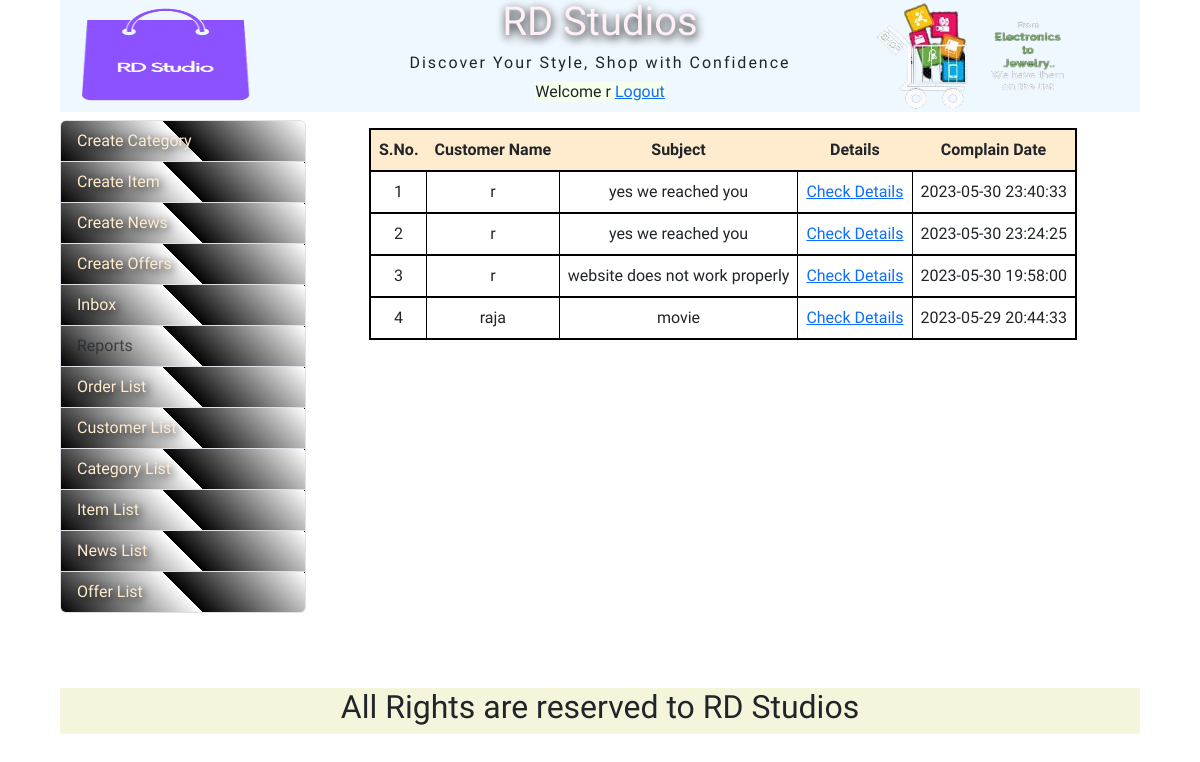
The page /adminInbox.php (signed in) on the database its author committed.
### tables this page shows
CREATE TABLE IF NOT EXISTS `complain_info` (
  `complain_id` int(11) NOT NULL AUTO_INCREMENT,
  `user_name` varchar(55) NOT NULL,
  `complain_subject` varchar(100) NOT NULL,
  `complain_descriptin` text NOT NULL,
  `complain_date` datetime NOT NULL,
  `receiver_name` varchar(55) NOT NULL DEFAULT 'admin',
  PRIMARY KEY (`complain_id`)
);

### adminInbox.php (the view)
<?php
require_once("header.php");
?>
<div id="container" >
<div id="adminArea" class="row">
<div id="leftAdminArea">
    <?php
     require_once("adminMenu.php");
    ?>
</div>
<div id="rightAdminArea">
<?php
    require_once("dbconnect.php");
    $sql = "SELECT * FROM `complain_info` ORDER BY `complain_date` DESC";
    $rsNews = mysqli_query($con, $sql) or die("Query Error -1");
    ?>
    <table id="displayCartInfoTable">
        <tr>
            <th>S.No.</th>
            <th>Customer Name</th>
            <th>Subject</th>
            <th>Details</th>
            <th>Complain Date</th>
        </tr>
        <?php
        $cnt = 0;
        while ($row = mysqli_fetch_array($rsNews)) {
            $id=$row['complain_id'];
            $cnt++;
            echo("<tr>");
            echo("<td>$cnt</td>");
            echo("<td>{$row['user_name']}</td>");
            echo("<td>{$row['complain_subject']}</td>");
            echo("<td><a href='displayComplainDetails.php?complain_id=$id'>Check Details</a></td>");
            echo("<td>{$row['complain_date']}</td>");
            echo("</tr>");
        }
        ?>
    </table>
</div>
</div>
</div>
<?php
require_once("footer.php");
?>

### css/style.css (style rules this page uses)
* { margin: 0px; padding: 0px; }
body { font-family: 'Balthazar', serif; }
#container { margin: 0.5rem; width: 90vw; display: flex; flex-direction: column; min-height: 70vh; max-height: fit-content; }
#adminArea { width: 100%; }
#leftAdminArea { width: 25%; }
#rightAdminArea { width: 75%; }
#displayCartInfoTable { margin: 0.5rem auto; border: 2px solid black; }
#displayCartInfoTable tr { border: 2px solid black; }
#displayCartInfoTable td { border: 1px solid black; width: fit-content; padding: 0.5rem; text-align: center; }
#displayCartInfoTable th { text-align: center; background-color: blanchedalmond; padding: 0.5rem; }

### rows shown on the page
complain_info: user_name "r", complain_subject "yes we reached you", complain_date "2023-05-30 23:40:33"
complain_info: user_name "r", complain_subject "yes we reached you", complain_date "2023-05-30 23:24:25"
complain_info: user_name "r", complain_subject "website does not work properly", complain_date "2023-05-30 19:58:00"
complain_info: user_name "raja", complain_subject "movie", complain_date "2023-05-29 20:44:33"

### other values the page prints
$username "r"
